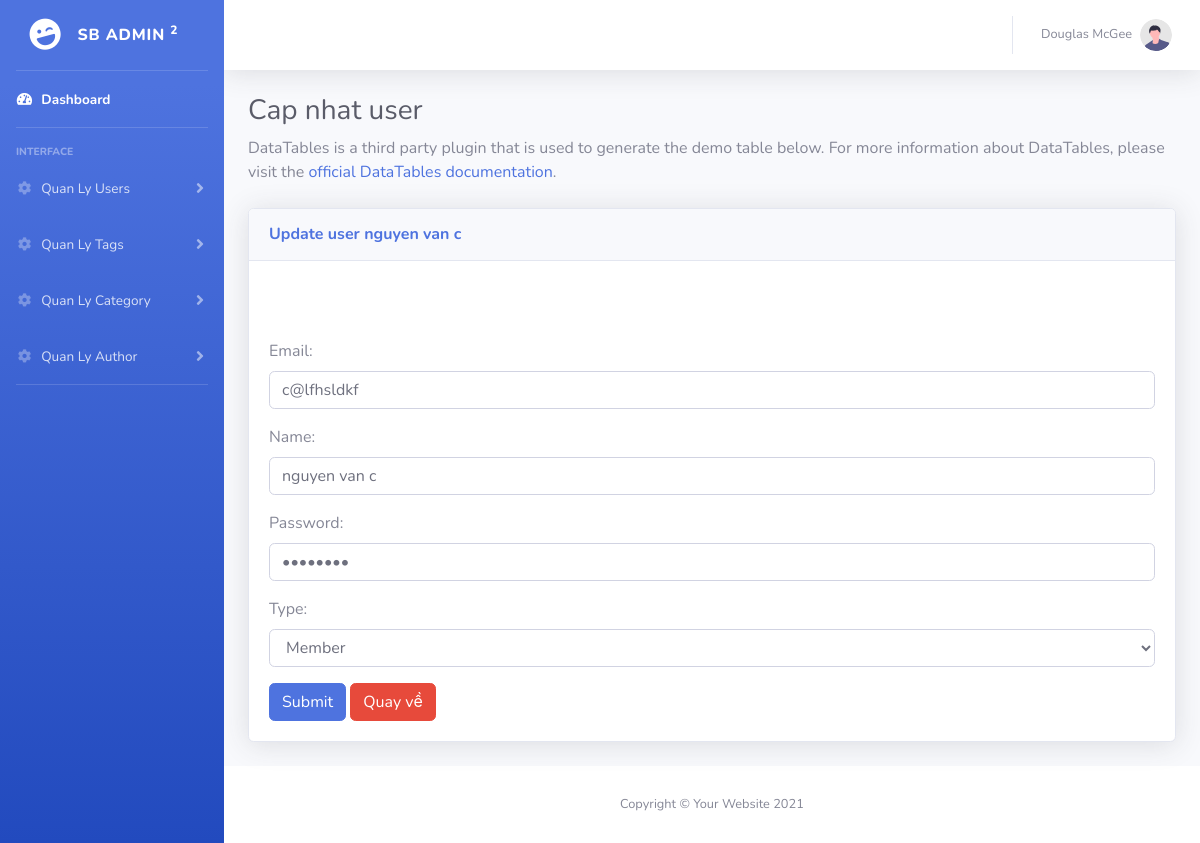
Page /admin/?act=user-update&id=3 on the committed database.
### tables this page shows
CREATE TABLE `users` (
  `id` int NOT NULL,
  `name` varchar(20) NOT NULL,
  `email` varchar(20) NOT NULL,
  `password` varchar(20) NOT NULL,
  `type` tinyint(1) DEFAULT '0' COMMENT 'true(1) :admin,false(0):member\r\n'
);

### admin/controllers/UserController.php (called while the page is built, shortened)
<?php
function userUpdate($id)
{
    $user = showOne('users', $id);
    $title =  'Cap nhat user';
    require_once PATH_VIEW_ADMIN . 'layouts/master.php';
}

### admin/index.php (called while the page is built, shortened)
<?php
require_once '../commons/model.php';
$act = $_GET['act'] ?? '/';
match ($act) {
    '/' => dashboard(),
    'users' => userListAll(),
    'user-detail' => userShowOne($_GET['id']),
    'user-create' => userCreate(),
    'user-update' => userUpdate($_GET['id']),
    'user-delete' => userDelete($_GET['id']),
    'tags' => tagListAll(),
    'tag-detail' => tagShowOne($_GET['id']),
    'tag-create' => tagCreate(),
    'tag-update' => tagUpdate($_GET['id']),
    'tag-delete' => tagDelete($_GET['id']),
    'categories' => categoryListAll(),
    'category-detail' => categoryShowOne($_GET['id']),
    'category-create' => categoryCreate(),
    'category-update' => categoryUpdate($_GET['id']),
    'category-delete' => categoryDelete($_GET['id']),
    'authos' => authosListAll(),
    'authos-detail' => authosShowOne($_GET['id']),
    'authos-create' => authosCreate(),
    'authos-update' => authosUpdate($_GET['id']),
    'authos-delete' => authosDelete($_GET['id']),
};

### commons/model.php (called while the page is built, shortened)
<?php
if (!function_exists('showOne')) {
    function showOne($tableName, $id)
    {
        try {
            $sql = "SELECT * FROM $tableName WHERE id = :id";
            $stmt = $GLOBALS['conn']->prepare($sql);
            $stmt->bindParam(':id', $id);
            $stmt->execute();
            return $stmt->fetch();
        } catch (\Exception $e) {
            debug($e);
        }
    }
}

### admin/views/users/update.php (the view, shortened to what this page needs)
<div class="container-fluid">
    <h1 class="h3 mb-2 text-gray-800"><?= $title ?></h1>
    <p class="mb-4">
        DataTables is a third party plugin that is used to generate the
        demo table below. For more information about DataTables, please
        visit the
        <a target="_blank" href="https://datatables.net">official DataTables documentation</a>.
    </p>
    <div class="card shadow mb-4">
        <div class="card-header py-3">
            <h6 class="m-0 font-weight-bold text-primary">
                Update user <?= $user['name'] ?>
            </h6>
        </div>
        <div class="card-body">
            <div class="alert">
        </div>
        <form action="" method="POST">
            <div class="mb-3 mt-3">
                <label for="email" class="form-label">Email:</label>
                <input type="email" class="form-control" id="email" placeholder="Enter email" name="email" value="<?= $user['email'] ?>">
            </div>
            <div class="mb-3 mt-3">
                <label for="Name" class="form-label">Name:</label>
                <input type="Name" class="form-control" id="Name" placeholder="Enter Name" name="Name" value="<?= $user['name'] ?>">
            </div>
            <div class="mb-3">
                <label for="pwd" class="form-label">Password:</label>
                <input type="password" class="form-control" id="pwd" placeholder="Enter password" name="pwd" value="<?= $user['password'] ?>">
            </div>
            <div class="mb-3 mt-3">
                <label for="Type" class="form-label">Type:</label>
                <select name="Type" id="Type" class="form-control">
                    <option <?= $user['type'] == 0 ? 'selected' : null ?> value="0">Member</option>
                </select>
            </div>
            <button type="submit" class="btn btn-primary">Submit</button>
            <a href="<?= BASE_URL_ADMIN . '?act=users' ?>" class="btn btn-danger">Quay về</a>
        </form>
    </div>
</div>
</div>

### rows in the picture
users: name "nguyen van c", email "c@lfhsldkf", Name "nguyen van c", Type "Member"

### other values in the picture
$title "Cap nhat user"
